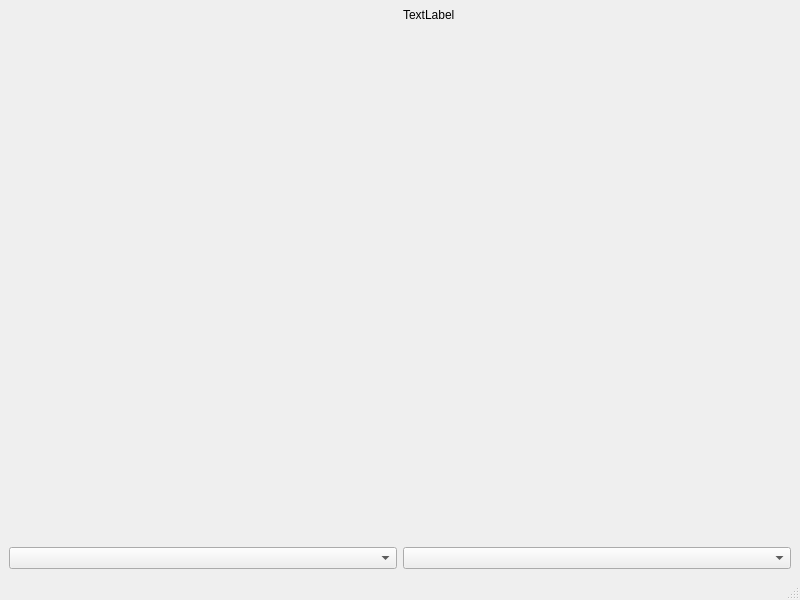
<?xml version="1.0" encoding="UTF-8"?>
<ui version="4.0">
 <class>MainWindow</class>
 <widget class="QMainWindow" name="MainWindow">
  <property name="geometry">
   <rect>
    <x>0</x>
    <y>0</y>
    <width>800</width>
    <height>600</height>
   </rect>
  </property>
  <property name="windowTitle">
   <string>MainWindow</string>
  </property>
  <widget class="QWidget" name="centralwidget">
   <layout class="QGridLayout" name="gridLayout_2">
    <item row="0" column="1">
     <widget class="QLabel" name="label">
      <property name="maximumSize">
       <size>
        <width>16777215</width>
        <height>12</height>
       </size>
      </property>
      <property name="text">
       <string>TextLabel</string>
      </property>
     </widget>
    </item>
    <item row="1" column="1">
     <widget class="MyStaticMplCanvas" name="plot_dx" native="true"/>
    </item>
    <item row="1" column="0">
     <widget class="MyDynamicMplCanvas" name="plot_sx" native="true"/>
    </item>
    <item row="2" column="0">
     <widget class="QComboBox" name="combo_sx"/>
    </item>
    <item row="2" column="1">
     <widget class="QComboBox" name="combo_dx"/>
    </item>
   </layout>
  </widget>
  <widget class="QMenuBar" name="menubar">
   <property name="geometry">
    <rect>
     <x>0</x>
     <y>0</y>
     <width>800</width>
     <height>13</height>
    </rect>
   </property>
  </widget>
  <widget class="QStatusBar" name="statusbar"/>
 </widget>
 <customwidgets>
  <customwidget>
   <class>MyDynamicMplCanvas</class>
   <extends>QWidget</extends>
   <header location="global">widgets.plot.h</header>
   <container>1</container>
  </customwidget>
  <customwidget>
   <class>MyStaticMplCanvas</class>
   <extends>QWidget</extends>
   <header location="global">widgets.plot.h</header>
   <container>1</container>
  </customwidget>
 </customwidgets>
 <resources/>
 <connections/>
</ui>
